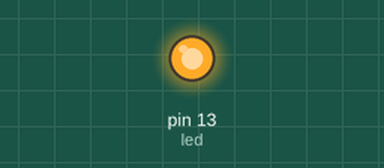
The sketch below on a simulated Arduino Uno, built with avr-gcc and run on an emulated ATmega328P. Shown: output pins drawn as LEDs (lit = HIGH).

Above: at 1.0 s.
At 7.0 s:
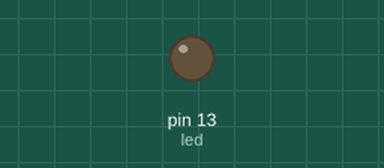
Timing chart, 0 to 15.6 s (numbered marks = the images above):
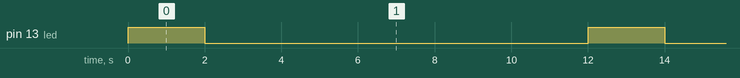

Measured:
- by itself, pin 13 (led): alternates HIGH for 2.0 s and LOW for 10.0 s

The sketch:

FLAK_37_gramo.ino
```cpp
int led = 13;


void setup()
{
  randomSeed (analogRead (0));
  pinMode(led, OUTPUT);
}


void loop()
{
  digitalWrite(led, HIGH);   // STOJICI gramo
  delay(2000);
   digitalWrite(led, LOW);    // TOCICI se gramo
  delay(10000);
}
```
